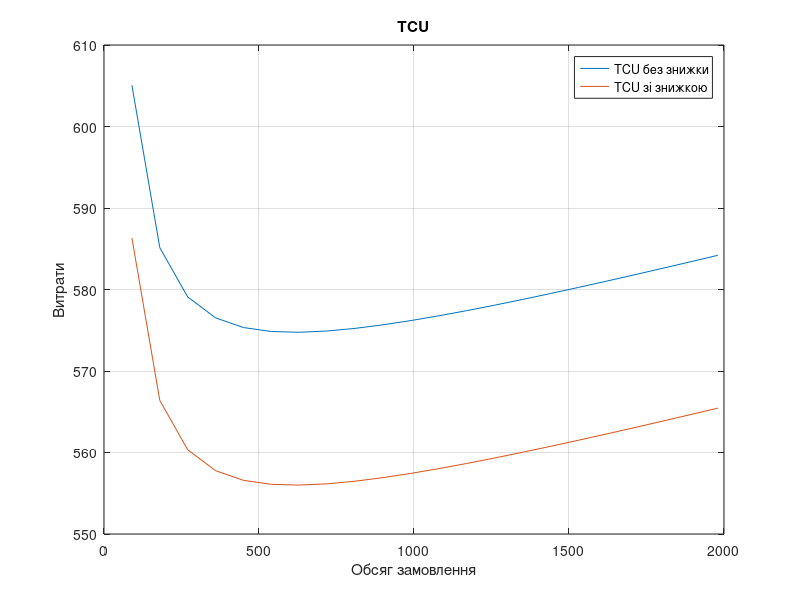

The MATLAB source for this figure:
c1=3; % закупівельна ціна одиниці продукції(без знижки)  
c2=2.9; % закупівельна ціна одиниці продукції(зі знижкою знижки)  
q=10000; % об'єм закупівлі продукції для надання знижки
D=150*1.25; % кількість товару, що реалізується за одиницю часу
h=0.02; % витрати на зберігання одиниці продукції за період часу
K=20; % фіксовані витрати, пов'язані з розміщенням замовлення
L=2; % строк виконання замовлення
M=12000; % ємність складу
% 1.Побудуйте графік функції TCU(y)
y=0:90:2000; 
TCU1=c1*D+K*D./y+h*(y/2); % без знижки
TCU2=c2*D+K*D./y+h*(y/2); % зі знижкою
plot(y,TCU1,y,TCU2)
xlabel('Обсяг замовлення');
ylabel('Витрати');
title('TCU');
legend('TCU без знижки', 'TCU зі знижкою');
grid on;
% 2.Визначте економічний обсяг замовлення
Ye=sqrt((2*K*D)/h); % економічний обсяг замовлення
disp('Економічний обсяг замовлення');
disp(Ye);
% 3.Визначте оптимальний обсяг замовлення з врахуванням ємності складу
if Ye<=M
    Yo=Ye;
else
    Yo=M;
end
disp('Оптимальний обсяг замовлення');
disp(Yo);
% 4.Знайдіть точку поновлення запасів.
W=L*D;
disp('Точка поновлення запасів');
disp(W);
% 5.Знайдіть значення Q 
TCU=c1*D+K*D./Yo+h*(Yo/2);
Disk=((2*(c2*D-TCU))/h)^2-4*1*(2*K*D)/h;
root1=(-(2*(c2*D-TCU))/h+sqrt(Disk))/2;
root2=(-(2*(c2*D-TCU))/h-sqrt(Disk))/2;
disp('Значення Q 1');
disp(num2str(root1));
disp('Значення Q 2');
disp(num2str(root2));
%  Визначте,  який  з  трьох  розглянутих  вище  випадків  має  місце  
if q>=0 && q<Yo  
    Y=Yo;
    f=1; % флаг для встановлення зони попадання
elseif q>=Yo && q<root1
     Y=q;
     f=2;
else
    Y=Yo;
    f=3;
end
disp('Зона');
disp(f);
disp('Обсяг замовлення');
disp(Y);
